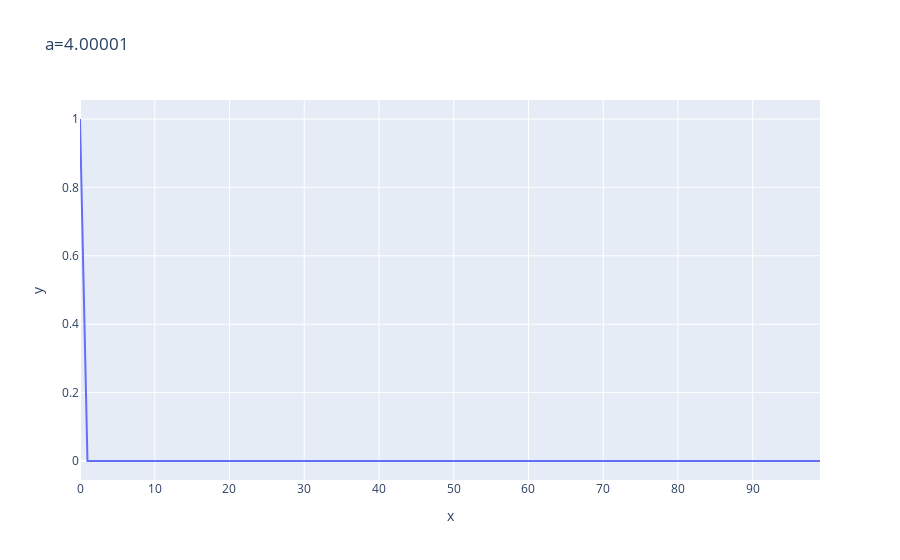

The notebook cell this image was saved under:
### Code cell
plot(4.00001)

### Figure 1 — Plotly figure (JSON) as saved in the notebook; plotly's stock layout.template omitted (floating-point values rounded to 4 significant figures)
{"data": [{"hovertemplate": "x=%{x}<br>y=%{y}<extra></extra>", "legendgroup": "", "line": {"color": "#636efa", "dash": "solid"}, "marker": {"symbol": "circle"}, "mode": "lines", "name": "", "orientation": "v", "showlegend": false, "type": "scatter", "x": [0, 1, 2, 3, 4, 5, 6, 7, 8, 9, 10, 11, 12, 13, 14, 15, 16, 17, 18, 19, 20, 21, 22, 23, 24, 25, 26, 27, 28, 29, 30, 31, 32, 33, 34, 35, 36, 37, 38, 39, 40, 41, 42, 43, 44, 45, 46, 47, 48, 49, 50, 51, 52, 53, 54, 55, 56, 57, 58, 59, 60, 61, 62, 63, 64, 65, 66, 67, 68, 69, 70, 71, 72, 73, 74, 75, 76, 77, 78, 79, 80, 81, 82, 83, 84, 85, 86, 87, 88, 89, 90, 91, 92, 93, 94, 95, 96, 97, 98, 99], "xaxis": "x", "y": [1.0, 0, 0, 0, 0, 0, 0, 0, 0, 0, 0, 0, 0, 0, 0, 0, 0, 0, 0, 0, 0, 0, 0, 0, 0, 0, 0, 0, 0, 0, 0, 0, 0, 0, 0, 0, 0, 0, 0, 0, 0, 0, 0, 0, 0, 0, 0, 0, 0, 0, 0, 0, 0, 0, 0, 0, 0, 0, 0, 0, 0, 0, 0, 0, 0, 0, 0, 0, 0, 0, 0, 0, 0, 0, 0, 0, 0, 0, 0, 0, 0, 0, 0, 0, 0, 0, 0, 0, 0, 0, 0, 0, 0, 0, 0, 0, 0, 0, 0, 0], "yaxis": "y"}], "layout": {"legend": {"tracegroupgap": 0}, "title": {"text": "a=4.00001"}, "xaxis": {"anchor": "y", "domain": [0, 1], "title": {"text": "x"}}, "yaxis": {"anchor": "x", "domain": [0, 1], "title": {"text": "y"}}}}
